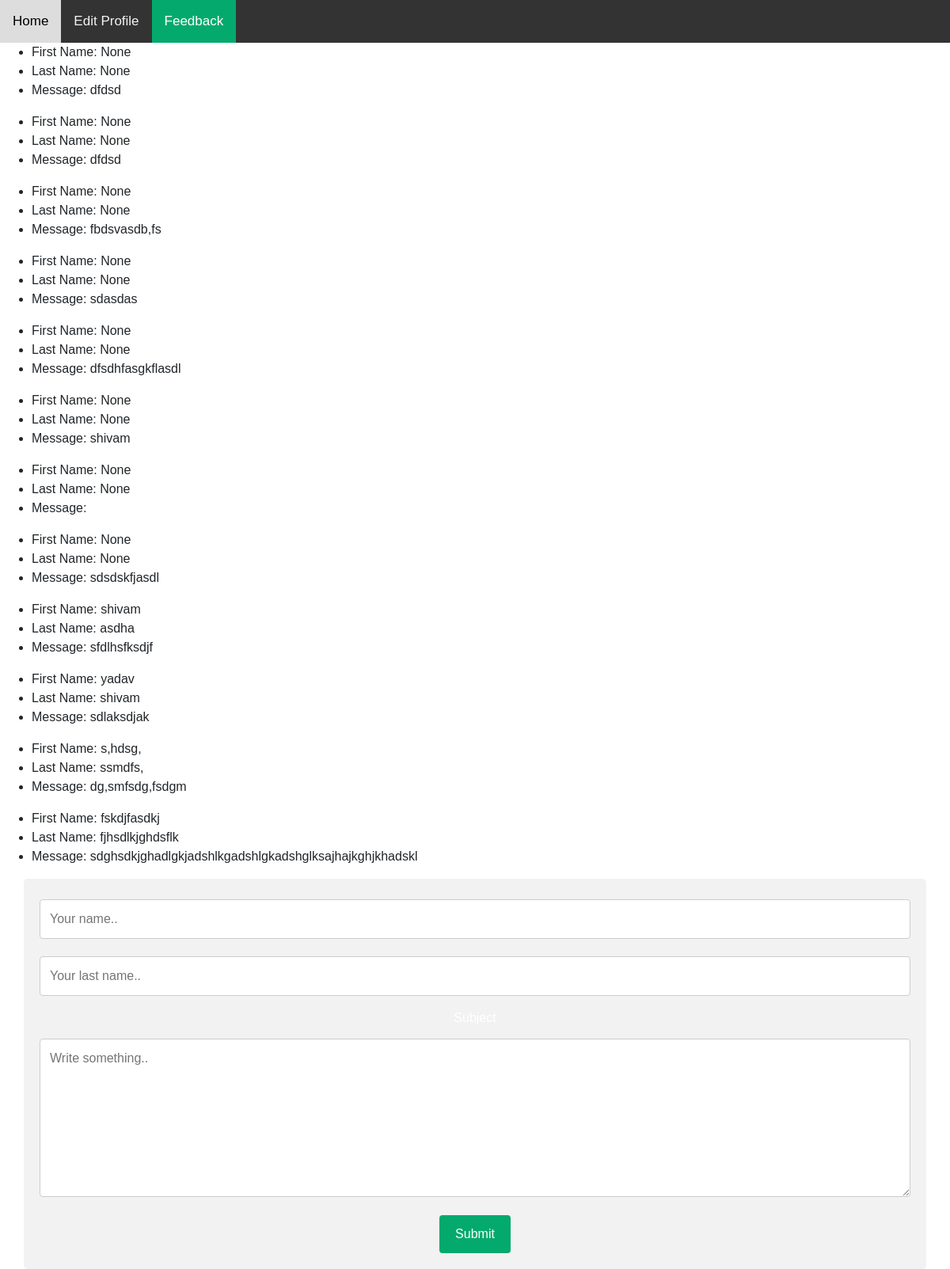
Screenshot of /feedback with the database file from the repository.
### web/models.py (models this page shows)
class feedback(db.Model):
    feed_id = db.Column(db.Integer, primary_key=True)
    first_name = db.Column(db.String(100))
    last_name = db.Column(db.String(100))
    message = db.Column(db.String(10000))

### web/auth.py (the view, shortened to what this page needs)
@auth.route('/feedback',methods=['GET','POST'])
def feed():
    return render_template('feedback.html',query=feedback.query.all())

### web/templates/feedback.html (shortened to what this page needs)
<!DOCTYPE html>
<html>
    <head>
        <link rel="stylesheet" href="https://stackpath.bootstrapcdn.com/bootstrap/4.4.1/css/bootstrap.min.css"/>
        <link rel="stylesheet" href="https://stackpath.bootstrapcdn.com/font-awesome/4.7.0/css/font-awesome.min.css"/>
        <link rel="stylesheet" href="{{url_for('static',filename='home.css')}}">
    </head>
    <body>
        <div class="topnav">
            <a href="{{url_for('auth.home')}}">Home</a>
            <a href="{{url_for('auth.edit')}}">Edit Profile</a>
            <a href="" class="active">Feedback</a>
        </div>
        {% for user in query %}
            <ul id="user.username">
                <li>
                    <span class="field-name">First Name:</span>
                    <span class="field-value">{{ user.first_name}}</span>
                </li>
                <li>
                    <span class="field-name">Last Name:</span>
                    <span class="field-value">{{ user.last_name }}</span>
                </li>
                <li>
                    <span class="field-name">Message:</span>
                    <span class="field-value">{{ user.message }}</span>
                </li>
            </ul>
    {% endfor %}
        <div class="container">
            <form method="POST">
              <input type="text" id="fnam" name="fnam" placeholder="Your name..">
              <input type="text" id="lnam" name="lnam" placeholder="Your last name..">
              <label for="subject">Subject</label>
              <textarea id="subject" name="subject" placeholder="Write something.." style="height:200px"></textarea>
              <input type="submit" value="Submit">
            </form>
          </div>
     </body>
</html>

### web/static/home.css (style rules this page uses)
* { margin: 0; }
.container { position: relative; text-align: center; color: white; }
.topnav { overflow: hidden; background-color: #333; }
.topnav a { float: left; color: #f2f2f2; text-align: center; padding: 14px 16px; text-decoration: none; font-size: 17px; }
.topnav a.active { background-color: #04AA6D; color: white; }

### web/templates/feedback.html (style rules this page uses)
body { font-family: Arial, Helvetica, sans-serif; }
* { box-sizing: border-box; }
input[type=text], select, textarea { width: 100%; padding: 12px; border: 1px solid #ccc; border-radius: 4px; box-sizing: border-box; margin-top: 6px; margin-bottom: 16px; resize: vertical; }
input[type=submit] { background-color: #04AA6D; color: white; padding: 12px 20px; border: none; border-radius: 4px; cursor: pointer; }
.container { border-radius: 5px; background-color: #f2f2f2; padding: 20px; }

### rows the page displays
feedback: first_name "None", last_name "None", message "dfdsd"
feedback: first_name "None", last_name "None", message "dfdsd"
feedback: first_name "None", last_name "None", message "fbdsvasdb,fs"
feedback: first_name "None", last_name "None", message "sdasdas"
feedback: first_name "None", last_name "None", message "dfsdhfasgkflasdl"
feedback: first_name "None", last_name "None", message "shivam"
feedback: first_name "None", last_name "None"
feedback: first_name "None", last_name "None", message "sdsdskfjasdl"
feedback: first_name "shivam", last_name "asdha", message "sfdlhsfksdjf"
feedback: first_name "yadav", last_name "shivam", message "sdlaksdjak"
feedback: first_name "s,hdsg,", last_name "ssmdfs,", message "dg,smfsdg,fsdgm"
feedback: first_name "fskdjfasdkj", last_name "fjhsdlkjghdsflk", message "sdghsdkjghadlgkjadshlkgadshlgkadshglksajhajkghjkhadskl"
